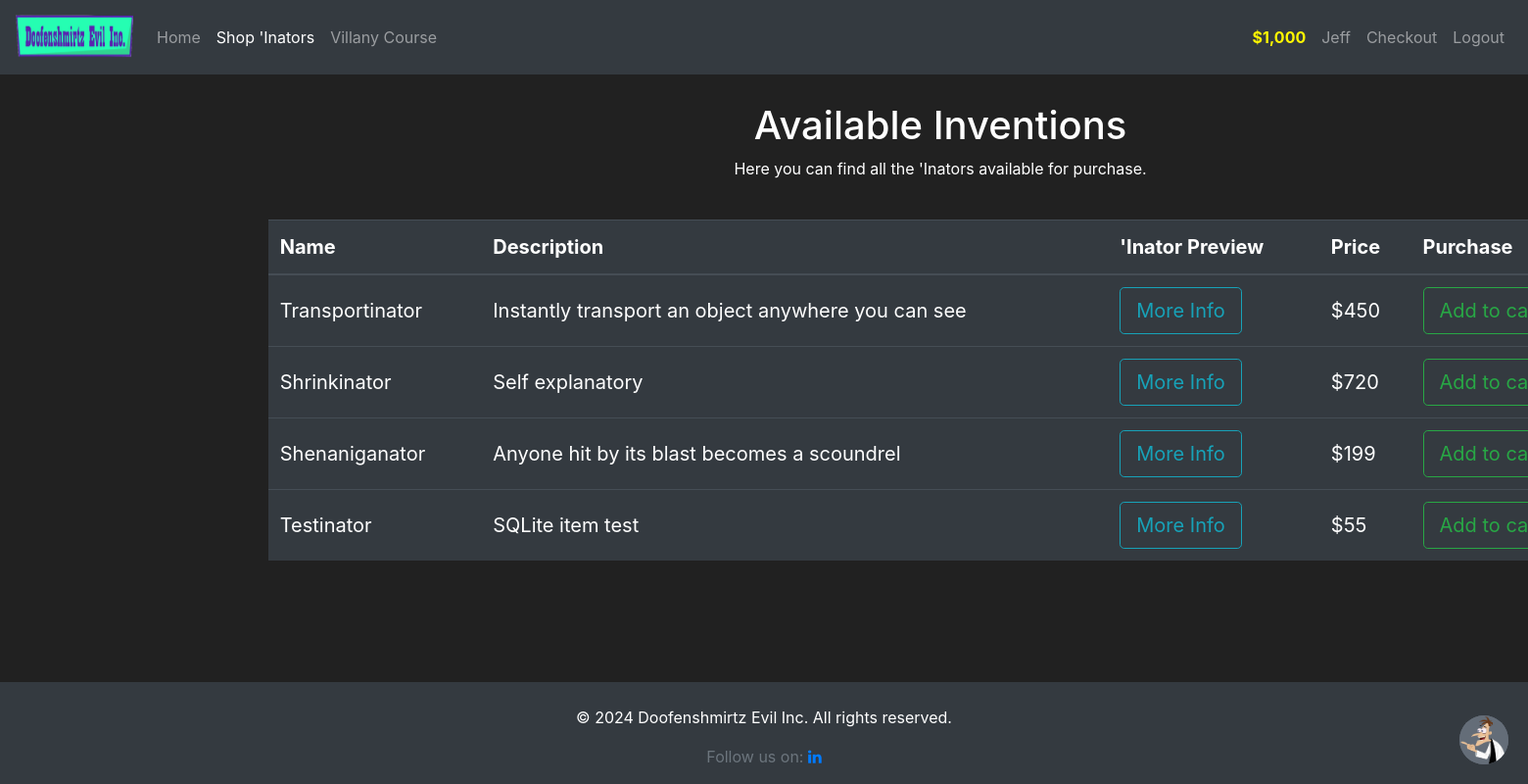
/shop (signed in), run on the app's committed database.
### market/models.py (models this page shows, shortened)
class User(db.Model, UserMixin):
    id = db.Column(db.Integer, primary_key=True)
    username = db.Column(db.String(30), nullable=False, unique=True)
    billing_first_name = db.Column(db.String(30), nullable=True)
    billing_last_name = db.Column(db.String(30), nullable=True)
    billing_address = db.Column(db.String(100), nullable=True)
    billing_address2 = db.Column(db.String(100), nullable=True)
    billing_city = db.Column(db.String(30), nullable=True)
    billing_zip_code = db.Column(db.String(10), nullable=True)
    email_address = db.Column(db.String(100), nullable=False, unique=True)
    password_hash = db.Column(db.String(60), nullable=False)
    budget = db.Column(db.Integer, nullable=False, default=1000)
    items = db.relationship('Item', backref='owned_user', lazy=True)
    @property
    def prettier_budget(self):
        if len(str(self.budget)) >= 4:
            return f'${str(self.budget)[:-3]},{str(self.budget)[-3:]}'
        else:
            return f"${self.budget}"
    @property
    def password(self):
        return self.password

class Item(db.Model):
    id = db.Column(db.Integer, primary_key=True)
    name = db.Column(db.String(100), nullable=False, unique=True)
    description = db.Column(db.String(500), nullable=False)
    long_description = db.Column(db.String(1000), nullable=False)
    price = db.Column(db.Integer, nullable=False)
    barcode = db.Column(db.String(12), nullable=False, unique=True)
    owner = db.Column(db.Integer, db.ForeignKey('user.id'))
    image = db.Column(db.String(100), nullable=True)

### market/routes.py (the view, shortened to what this page needs)
@app.route('/shop', methods=['GET', 'POST'])
@login_required
def shopPage():
    if 'cart_item' not in session:
        session['cart_item'] = []
    add_to_cart_form = AddToCart()
    return_form = ReturnItemForm()
    if request.method == 'GET':
        items = Item.query.filter_by(owner=None)
        owned_item = Item.query.filter_by(owner=current_user.id)
        in_cart = Item.query.filter(Item.name.in_(session['cart_item']))
        return render_template('shop.html', items=items, add_to_cart_form=add_to_cart_form, in_cart=in_cart, owned_item=owned_item, return_form=return_form)

### market/models.py (called while the page is built)
@login_manager.user_loader
def load_user(user_id):
    return User.query.get(int(user_id))

### market/templates/shop.html (shortened to what this page needs)
{% extends 'base.html' %} {% block title %} Shop 'Inators - Doofenshmirtz Evil Inc. {% endblock %}
{% block content %}
<div class="container-fluid mt-1 custom-container">
    <div class="row justify-content-center">
        <div class="col-lg-9">
            <div class="text-center">
                <h1>Available Inventions</h1>
                <p>Here you can find all the 'Inators available for purchase.</p>
            </div>
            <br>
            <div class="table-responsive">
                <table class="table table-hover table-dark w-100" style="font-size: 1.25rem;">
                    <thead>
                        <tr>
                            <th scope="col">Name</th>
                            <th scope="col">Description</th>
                            <th scope="col">'Inator Preview</th>
                            <th scope="col">Price</th>
                            <th scope="col">Purchase</th>
                        </tr>
                    </thead>
                    <tbody>
                        {% for item in items %}
                        <tr>
                            <td class="align-middle">{{ item.name }}</td>
                            <td class="align-middle">{{ item.description }}</td>
                            <td class="align-middle">
                                <button class="btn btn-outline-info btn-lg" data-toggle="modal"
                                    data-target="#Modal-MoreInfo-{{ item.id }}">More Info</button>
                            </td>
                            <td class="align-middle">${{ item.price }}</td>
                            <td class="align-middle">
                                <button class="btn btn-outline-success btn-lg" data-toggle="modal"
                                    data-target="#Modal-AddToCart-{{ item.id }}">Add to cart</button>
                            </td>
                        </tr>
                        {% endfor %}
                    </tbody>
                </table>
            </div>
        </div>
    </div>
</div>
{% endblock %}

### market/templates/base.html (shortened to what this page needs)
<!doctype html>
<html lang="en">
<head>
    <link rel="stylesheet" href="https://cdn.jsdelivr.net/npm/bootstrap@4.5.3/dist/css/bootstrap.min.css"
>
    <link rel="stylesheet" href="{{ url_for('static', filename='css/style.css') }}">
</head>
<body>
    <nav class="navbar navbar-expand-md navbar-dark bg-dark">
        <a class="navbar-brand" href="{{ url_for('homePage') }}">
            <img src="{{ url_for('static', filename='images/logo-temp.png') }}" width="120" height="50"
                class="d-inline-block align-top" alt="Doofenshmirtz Evil Inc.">
        </a>
        <div class="collapse navbar-collapse" id="navbarNav">
            <ul class="navbar-nav mr-auto">
                <li class="nav-item {% if request.endpoint == 'homePage' %}active{% endif %}">
                    <a class="nav-link" href="{{ url_for('homePage') }}">Home <span class="sr-only">(current)</span></a>
                </li>
                {% if current_user.is_authenticated %}
                <li class="nav-item {% if request.endpoint == 'shopPage' %}active{% endif %}">
                    <a class="nav-link" href="{{ url_for('shopPage') }}">Shop 'Inators</a>
                </li>
                <li class="nav-item {% if request.endpoint == 'villanyCourse' %}active{% endif %}">
                    <a class="nav-link" href="{{ url_for('villanyCourse') }}">Villany Course</a>
                </li>
                {% endif %}
            </ul>
            {% if current_user.is_authenticated %}
            <ul class="navbar-nav">
                <li class="nav-item">
                    <a class="nav-link" style="color: #fff700; font-weight: bold;">
                        {{ current_user.prettier_budget }}
                    </a>
                </li>
                <li class="nav-item">
                    <a class="nav-link" href="{{ url_for('profilePage') }}">{{ current_user.username }}</a>
                </li>
                <li class="nav-item">
                    <a class="nav-link" href="{{ url_for('checkoutPage') }}">Checkout</a>
                </li>
                <li class="nav-item ">
                    <a class="nav-link" href="{{ url_for('logoutPage') }}" id="logoutLink">Logout</a>
                </li>
            </ul>
            {% endif %}
        </div>
    </nav>
    <div class="container-fluid mt-4 custom-wrapper custom-container">
        {% block content %}{% endblock %}
    </div>
    <link rel="stylesheet" href="https://cdnjs.cloudflare.com/ajax/libs/font-awesome/4.7.0/css/font-awesome.min.css">
    <footer class="footer mt-auto py-3 bg-dark text-white text-center">
        <div class="container">
            <p class="mt-2">&copy; 2024 Doofenshmirtz Evil Inc. All rights reserved.</p>
            <span class="text-muted">Follow us on:</span>
            <a href="https://www.linkedin.com/in/danielsioldea/" class="fa fa-linkedin" target="_blank"></a>
        </div>
    </footer>
    <div>
        <button class="chat-button" onclick="toggleChat()">
            <img src="{{ url_for('static', filename='images/docpfp.png') }}" alt="Chat" class="chat-button">
        </button>
    </div>
</body>
</html>

### market/static/css/style.css (style rules this page uses)
body { background-color: #212121; color: white; display: flex; flex-direction: column; min-height: 100vh; overflow-x: hidden; }
.custom-container { padding-left: 20px; padding-right: 20px; }
.custom-wrapper { width: 1920px; margin: 0 auto; }
.footer { flex-shrink: 0; }
.chat-button { position: fixed; bottom: 20px; right: 20px; z-index: 1050; background-color: #646d78; color: white; border: none; border-radius: 50%; width: 50px; height: 50px; display: flex; justify-content: center; align-items: center; font-size: 24px; cursor: pointer; }

### data on the page
User: prettier_budget "$1,000", username "Jeff"
Item: name "Transportinator", description "Instantly transport an object anywhere you can see", price "450"
Item: name "Shrinkinator", description "Self explanatory", price "720"
Item: name "Shenaniganator", description "Anyone hit by its blast becomes a scoundrel", price "199"
Item: name "Testinator", description "SQLite item test", price "55"
